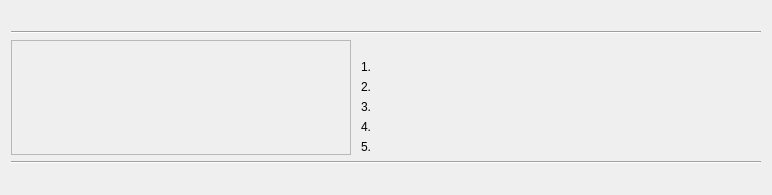
<?xml version="1.0" encoding="UTF-8"?>
<ui version="4.0">
 <class>TicketDialog</class>
 <widget class="QDialog" name="TicketDialog">
  <property name="geometry">
   <rect>
    <x>0</x>
    <y>0</y>
    <width>782</width>
    <height>335</height>
   </rect>
  </property>
  <layout class="QGridLayout" name="dialogLayout">
   <property name="sizeConstraint">
    <enum>QLayout::SetFixedSize</enum>
   </property>
   <property name="horizontalSpacing">
    <number>0</number>
   </property>
   <item row="0" column="0" colspan="2">
    <widget class="QWidget" name="statusWidget" native="true">
     <layout class="QHBoxLayout" name="statusWidgetLayout">
      <property name="margin">
       <number>0</number>
      </property>
      <item>
       <widget class="QLabel" name="examTimeLabel"/>
      </item>
      <item>
       <spacer name="statusWidgetSpacer">
        <property name="orientation">
         <enum>Qt::Horizontal</enum>
        </property>
        <property name="sizeHint" stdset="0">
         <size>
          <width>1</width>
          <height>1</height>
         </size>
        </property>
       </spacer>
      </item>
      <item>
       <widget class="QLabel" name="progressLabel"/>
      </item>
     </layout>
    </widget>
   </item>
   <item row="2" column="0">
    <widget class="QLabel" name="imageLabel">
     <property name="minimumSize">
      <size>
       <width>350</width>
       <height>0</height>
      </size>
     </property>
     <property name="maximumSize">
      <size>
       <width>350</width>
       <height>16777215</height>
      </size>
     </property>
     <property name="styleSheet">
      <string notr="true">margin-right:10px</string>
     </property>
     <property name="frameShape">
      <enum>QFrame::StyledPanel</enum>
     </property>
     <property name="scaledContents">
      <bool>true</bool>
     </property>
    </widget>
   </item>
   <item row="4" column="0" colspan="2">
    <widget class="QLabel" name="hotkeysLabel"/>
   </item>
   <item row="2" column="1">
    <widget class="QWidget" name="textWidget" native="true">
     <property name="minimumSize">
      <size>
       <width>400</width>
       <height>0</height>
      </size>
     </property>
     <property name="maximumSize">
      <size>
       <width>400</width>
       <height>16777215</height>
      </size>
     </property>
     <layout class="QVBoxLayout" name="textWidgetLayout">
      <property name="margin">
       <number>0</number>
      </property>
      <item>
       <widget class="QLabel" name="questionLabel">
        <property name="wordWrap">
         <bool>true</bool>
        </property>
       </widget>
      </item>
      <item>
       <layout class="QGridLayout" name="answersLayout" columnstretch="0,1">
        <item row="0" column="1">
         <widget class="QLabel" name="answer1TextLabel">
          <property name="alignment">
           <set>Qt::AlignLeading|Qt::AlignLeft|Qt::AlignTop</set>
          </property>
          <property name="wordWrap">
           <bool>true</bool>
          </property>
         </widget>
        </item>
        <item row="0" column="0">
         <widget class="QLabel" name="answer1NumberLabel">
          <property name="text">
           <string>1.</string>
          </property>
          <property name="alignment">
           <set>Qt::AlignRight|Qt::AlignTop|Qt::AlignTrailing</set>
          </property>
         </widget>
        </item>
        <item row="5" column="0" colspan="2">
         <spacer name="verticalSpacer">
          <property name="orientation">
           <enum>Qt::Vertical</enum>
          </property>
          <property name="sizeHint" stdset="0">
           <size>
            <width>1</width>
            <height>1</height>
           </size>
          </property>
         </spacer>
        </item>
        <item row="1" column="0">
         <widget class="QLabel" name="answer2NumberLabel">
          <property name="text">
           <string>2.</string>
          </property>
          <property name="alignment">
           <set>Qt::AlignRight|Qt::AlignTop|Qt::AlignTrailing</set>
          </property>
         </widget>
        </item>
        <item row="1" column="1">
         <widget class="QLabel" name="answer2TextLabel">
          <property name="alignment">
           <set>Qt::AlignLeading|Qt::AlignLeft|Qt::AlignTop</set>
          </property>
          <property name="wordWrap">
           <bool>true</bool>
          </property>
         </widget>
        </item>
        <item row="2" column="0">
         <widget class="QLabel" name="answer3NumberLabel">
          <property name="text">
           <string>3.</string>
          </property>
          <property name="alignment">
           <set>Qt::AlignRight|Qt::AlignTop|Qt::AlignTrailing</set>
          </property>
         </widget>
        </item>
        <item row="2" column="1">
         <widget class="QLabel" name="answer3TextLabel">
          <property name="alignment">
           <set>Qt::AlignLeading|Qt::AlignLeft|Qt::AlignTop</set>
          </property>
          <property name="wordWrap">
           <bool>true</bool>
          </property>
         </widget>
        </item>
        <item row="3" column="0">
         <widget class="QLabel" name="answer4NumberLabel">
          <property name="text">
           <string>4.</string>
          </property>
          <property name="alignment">
           <set>Qt::AlignRight|Qt::AlignTop|Qt::AlignTrailing</set>
          </property>
         </widget>
        </item>
        <item row="3" column="1">
         <widget class="QLabel" name="answer4TextLabel">
          <property name="alignment">
           <set>Qt::AlignLeading|Qt::AlignLeft|Qt::AlignTop</set>
          </property>
          <property name="wordWrap">
           <bool>true</bool>
          </property>
         </widget>
        </item>
        <item row="4" column="0">
         <widget class="QLabel" name="answer5NumberLabel">
          <property name="text">
           <string>5.</string>
          </property>
          <property name="alignment">
           <set>Qt::AlignRight|Qt::AlignTop|Qt::AlignTrailing</set>
          </property>
         </widget>
        </item>
        <item row="4" column="1">
         <widget class="QLabel" name="answer5TextLabel">
          <property name="alignment">
           <set>Qt::AlignLeading|Qt::AlignLeft|Qt::AlignTop</set>
          </property>
          <property name="wordWrap">
           <bool>true</bool>
          </property>
         </widget>
        </item>
       </layout>
      </item>
     </layout>
    </widget>
   </item>
   <item row="1" column="0" colspan="2">
    <widget class="Line" name="line">
     <property name="orientation">
      <enum>Qt::Horizontal</enum>
     </property>
    </widget>
   </item>
   <item row="3" column="0" colspan="2">
    <widget class="Line" name="line_2">
     <property name="orientation">
      <enum>Qt::Horizontal</enum>
     </property>
    </widget>
   </item>
  </layout>
 </widget>
 <resources/>
 <connections/>
</ui>
